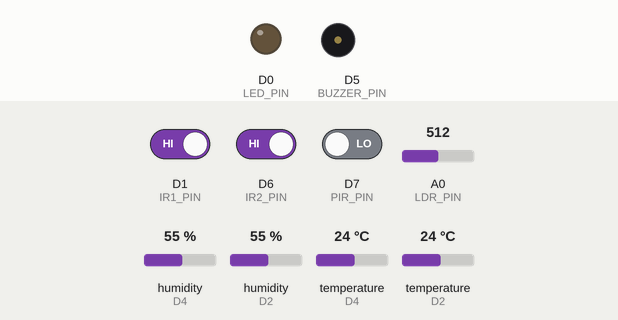
Bench run of a sketch on a simulated ESP8266 (NodeMCU). Parts: output pins drawn as LEDs (lit = HIGH), buzzer (waves = sounding, pin HIGH). Inputs (shaded band) come from the test bench; at power-on: humidity (sensors on D4, D2) 55 %, temperature (sensors on D2, D4) 24 °C, A0 (LDR_PIN) = 512, D7 (PIR_PIN) LOW, D1 (IR1_PIN) HIGH, D6 (IR2_PIN) HIGH. WiFi joins after 1.5 s; servers stay silent unless stated; uploads are accepted with an empty reply; what the sketch prints to the serial monitor is not drawn.

Above: at 5.7 s.
5.8 s: humidity (sensor on D4) set to 68 %
11.8 s: temperature (sensor on D2) set to 28 °C
15.3 s: A0 (LDR_PIN) set to 30
21.3 s: D7 (PIR_PIN) driven HIGH
24.3 s: humidity (sensor on D4) set to 88 %
At 25.22 s:
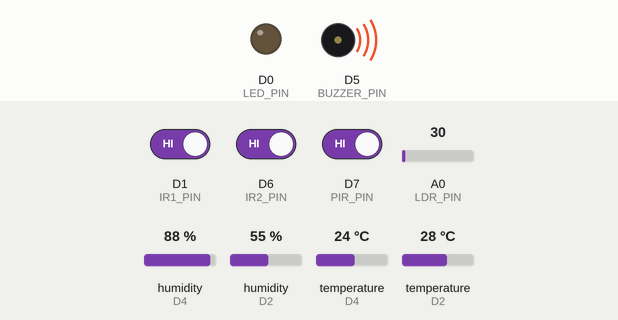
26.7 s: temperature (sensor on D4) set to 12 °C
Timing chart, 0 to 29.7 s (numbered marks = the images above; inputs shaded):
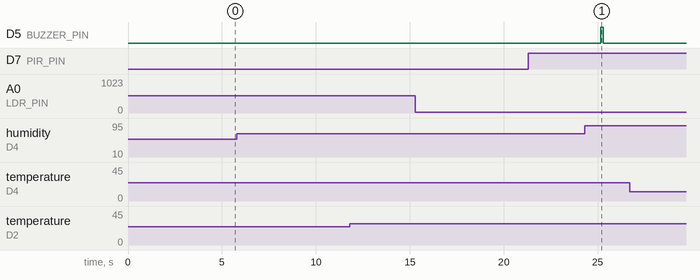

The sketch:

sketch_feb5b.ino
```cpp
#include <DHT.h>
#include <ESP8266WiFi.h>
#include <ESP8266HTTPClient.h>

// ================== WIFI CONFIG ==================
const char* ssid = "Myhotspot";
const char* password = "alexander007";
const char* serverURL = "http://10.165.141.186:5005/api/update";

WiFiClient wifiClient;
HTTPClient http;

// ================== PIN DEFINITIONS ==================
#define DHT_INDOOR_PIN D4    // Indoor temp/humidity
#define DHT_OUTDOOR_PIN D2   // Outdoor temp/humidity (BACK TO D2!)
#define PIR_PIN D7           // Motion sensor
#define BUZZER_PIN D5        // Alert buzzer
#define LDR_PIN A0           // Light sensor
#define LED_PIN D0           // Light control (PWM)
#define IR1_PIN D1           // Entry sensor (BACK TO D1!)
#define IR2_PIN D6           // Exit sensor

// ================== DHT SETUP ==================
#define DHTTYPE DHT22
DHT dhtIndoor(DHT_INDOOR_PIN, DHTTYPE);
DHT dhtOutdoor(DHT_OUTDOOR_PIN, DHTTYPE);

// ================== THRESHOLDS ==================
#define TEMP_HIGH 30.0
#define HUM_HIGH 70.0
#define MAX_LDR_VALUE 150

// ================== TIMING ==================
#define INACTIVITY_TIMEOUT 60000UL      // 1 minute
#define BUZZER_INTERVAL 10000UL         // 10 seconds
#define SEND_INTERVAL 1000UL            // 1 second (High-frequency update)
#define DHT_INTERVAL 2000UL             // 2 seconds
#define DIRECTION_WINDOW 1000UL         // 1 second
#define SERIAL_UPDATE_INTERVAL 3000UL   // 3 seconds

// ================== STATE VARIABLES ==================
bool roomActive = false;
bool buzzerMuted = false;
int peopleCount = 0;

unsigned long lastMotionTime = 0;
unsigned long lastBuzzerTime = 0;
unsigned long lastSendTime = 0;
unsigned long lastDHTRead = 0;
unsigned long lastSerialUpdate = 0;
unsigned long sequenceStartTime = 0;

float indoorTemp = 0;
float indoorHum = 0;
float outdoorTemp = 0;
float outdoorHum = 0;
int ldrValue = 0;

int targetBrightness = 0;
int currentBrightness = 0;
int fadeSpeed = 5;

enum IRState {
  IDLE,
  WAIT_FOR_IR2,
  WAIT_FOR_IR1
};
IRState currentIRState = IDLE;

// ================== HELPER FUNCTIONS ==================

void beepBuzzer() {
  digitalWrite(BUZZER_PIN, HIGH);
  delay(120);
  digitalWrite(BUZZER_PIN, LOW);
}

String getComfortStatus() {
  if (indoorTemp < 27 && indoorHum < 60) return "COMFORTABLE";
  if (indoorTemp < TEMP_HIGH && indoorHum < HUM_HIGH) return "WARNING";
  return "CRITICAL";
}

String getACStatus() {
  float delta = outdoorTemp - indoorTemp;

  if (delta > 8) return "EXCELLENT";
  if (delta > 5) return "GOOD";
  if (delta > 3) return "FAIR";
  return "POOR";
}

void printSerialDashboard() {
  Serial.println("\n");
  Serial.println("╔════════════════════════════════════════════════════════════╗");
  Serial.println("║           COMFORTSENSE - LIVE SYSTEM STATUS               ║");
  Serial.println("╚════════════════════════════════════════════════════════════╝");
  Serial.println();

  // Room Status
  Serial.println("┌─────────────────────────────────────────────────────────┐");
  Serial.println("│  ROOM STATUS                                            │");
  Serial.println("├─────────────────────────────────────────────────────────┤");
  Serial.print("│  Occupancy:      ");
  Serial.print(roomActive ? "🟢 OCCUPIED" : "⚪ VACANT");
  Serial.print("        People Count: ");
  Serial.print(peopleCount);
  for(int i = String(peopleCount).length(); i < 6; i++) Serial.print(" ");
  Serial.println("│");

  Serial.print("│  Lighting:       ");
  if (currentBrightness > 0) {
    int percent = map(currentBrightness, 0, 255, 0, 100);
    Serial.print("💡 ON (");
    Serial.print(percent);
    Serial.print("%)");
    if (percent < 10) Serial.print("  ");
    else if (percent < 100) Serial.print(" ");
  } else {
    Serial.print("🌙 OFF     ");
  }
  Serial.print("    LDR: ");
  Serial.print(ldrValue);
  for(int i = String(ldrValue).length(); i < 4; i++) Serial.print(" ");
  Serial.println("│");
  Serial.println("└─────────────────────────────────────────────────────────┘");
  Serial.println();

  // Environmental Data
  Serial.println("┌─────────────────────────────────────────────────────────┐");
  Serial.println("│  ENVIRONMENTAL CONDITIONS                               │");
  Serial.println("├─────────────────────────────────────────────────────────┤");
  Serial.print("│  🏠 INDOOR:      ");
  Serial.print(indoorTemp, 1);
  Serial.print("°C  |  ");
  Serial.print(indoorHum, 1);
  Serial.print("%  |  ");

  String status = getComfortStatus();
  Serial.print(status);
  for(int i = status.length(); i < 12; i++) Serial.print(" ");
  Serial.println("│");

  Serial.print("│  🌍 OUTDOOR:     ");
  Serial.print(outdoorTemp, 1);
  Serial.print("°C  |  ");
  Serial.print(outdoorHum, 1);
  Serial.print("%");
  for(int i = 0; i < 25; i++) Serial.print(" ");
  Serial.println("│");
  Serial.println("└─────────────────────────────────────────────────────────┘");
  Serial.println();

  // Analytics
  Serial.println("┌─────────────────────────────────────────────────────────┐");
  Serial.println("│  SYSTEM ANALYTICS                                       │");
  Serial.println("├─────────────────────────────────────────────────────────┤");

  float thermalDelta = outdoorTemp - indoorTemp;
  Serial.print("│  Thermal Delta:  ");
  Serial.print(thermalDelta, 1);
  Serial.print("°C  (");
  Serial.print(thermalDelta > 0 ? "Cooling" : "Heating");
  Serial.print(")");
  for(int i = 0; i < 20; i++) Serial.print(" ");
  Serial.println("│");

  Serial.print("│  AC Efficiency:  ");
  Serial.print(getACStatus());
  for(int i = getACStatus().length(); i < 42; i++) Serial.print(" ");
  Serial.println("│");

  Serial.print("│  Buzzer Status:  ");
  Serial.print(buzzerMuted ? "🔕 MUTED" : "🔔 ACTIVE");
  for(int i = 0; i < 38; i++) Serial.print(" ");
  Serial.println("│");
  Serial.println("└─────────────────────────────────────────────────────────┘");
  Serial.println();

  // Alerts
  if (status == "CRITICAL") {
    Serial.println("╔═════════════════════════════════════════════════════════╗");
    Serial.println("║  ⚠️  CRITICAL ALERT - ACTION REQUIRED                   ║");
    Serial.println("╚═════════════════════════════════════════════════════════╝");
    Serial.println();
  }

  // Smart Recommendations
  if (thermalDelta < 3 && outdoorTemp > 30 && roomActive) {
    Serial.println("💡 RECOMMENDATION: AC may be underperforming - check maintenance");
  }
  if (indoorTemp > outdoorTemp && outdoorTemp < 25 && roomActive) {
    Serial.println("💡 RECOMMENDATION: Outdoor is cooler - consider natural ventilation");
  }
  if (peopleCount == 0 && roomActive) {
    Serial.println("⚠️  WARNING: PIR detects motion but people count is 0");
  }

  Serial.println("───────────────────────────────────────────────────────────");
  Serial.print("⏰ Uptime: ");
  Serial.print(millis() / 1000);
  Serial.print("s  |  WiFi: ");
  Serial.println(WiFi.status() == WL_CONNECTED ? "✅ Connected" : "❌ Offline");
  Serial.println("═══════════════════════════════════════════════════════════\n");
}

// ================== SETUP ==================
void setup() {
  Serial.begin(115200);
  delay(1000);

  Serial.println("\n\n");
  Serial.println("╔════════════════════════════════════════════════════════════╗");
  Serial.println("║                 COMFORTSENSE IoT SYSTEM                   ║");
  Serial.println("║                    Initializing...                        ║");
  Serial.println("╚════════════════════════════════════════════════════════════╝");
  Serial.println();

  // Pin setup
  pinMode(PIR_PIN, INPUT);
  pinMode(IR1_PIN, INPUT);
  pinMode(IR2_PIN, INPUT);
  pinMode(BUZZER_PIN, OUTPUT);
  pinMode(LED_PIN, OUTPUT);

  digitalWrite(LED_PIN, LOW);
  digitalWrite(BUZZER_PIN, LOW);

  // Initialize sensors
  Serial.println("🔧 Initializing sensors...");
  dhtIndoor.begin();
  dhtOutdoor.begin();
  Serial.println("   ✅ DHT22 sensors ready");

  // WiFi connection
  Serial.println("🌐 Connecting to WiFi...");
  Serial.print("   SSID: ");
  Serial.println(ssid);

  WiFi.begin(ssid, password);
  int attempts = 0;
  while (WiFi.status() != WL_CONNECTED && attempts < 20) {
    delay(500);
    Serial.print(".");
    attempts++;
  }

  Serial.println();
  if (WiFi.status() == WL_CONNECTED) {
    Serial.println("   ✅ WiFi Connected!");
    Serial.print("   📡 IP Address: ");
    Serial.println(WiFi.localIP());
  } else {
    Serial.println("   ⚠️  WiFi connection failed - continuing in offline mode");
  }

  Serial.println();
  Serial.println("═══════════════════════════════════════════════════════════");
  Serial.println("              ✅ SYSTEM READY - Monitoring Started");
  Serial.println("═══════════════════════════════════════════════════════════");
  Serial.println();

  delay(2000);
}

// ================== MAIN LOOP ==================
void loop() {
  unsigned long currentTime = millis();

  // ===================================================
  // 1️⃣ LDR - ADAPTIVE BRIGHTNESS (Only if people present)
  // ===================================================
  int ldrTotal = 0;
  for(int i = 0; i < 10; i++) {
    ldrTotal += analogRead(LDR_PIN);
    delay(3);
  }
  ldrValue = ldrTotal / 10;

  // Calculate target brightness
  targetBrightness = 0;

  // ✅ LED only ON if BOTH dark AND people present
  if (peopleCount > 0 && ldrValue < MAX_LDR_VALUE) {
    // Room occupied AND dark → adaptive brightness
    targetBrightness = map(ldrValue, 0, MAX_LDR_VALUE, 255, 0);
    targetBrightness = constrain(targetBrightness, 0, 255);
  }
  // Otherwise: targetBrightness = 0 (lights OFF)

  // Smooth fade to target
  if (currentBrightness < targetBrightness) {
    currentBrightness += fadeSpeed;
    if (currentBrightness > targetBrightness) {
      currentBrightness = targetBrightness;
    }
  } else if (currentBrightness > targetBrightness) {
    currentBrightness -= fadeSpeed;
    if (currentBrightness < targetBrightness) {
      currentBrightness = targetBrightness;
    }
  }

  // Apply PWM to LED
  analogWrite(LED_PIN, currentBrightness);


  // Log brightness changes
  static int lastLoggedBrightness = -1;
  if (abs(currentBrightness - lastLoggedBrightness) > 15) {
    int percent = map(currentBrightness, 0, 255, 0, 100);
    Serial.print("💡 LED: ");
    Serial.print(percent);
    Serial.print("% (LDR: ");
    Serial.print(ldrValue);
    Serial.print(", People: ");
    Serial.print(peopleCount);
    Serial.println(")");
    lastLoggedBrightness = currentBrightness;
  }

  // ===================================================
  // 2️⃣ IR SENSORS - PEOPLE COUNTING
  // ===================================================
  int ir1 = digitalRead(IR1_PIN);
  int ir2 = digitalRead(IR2_PIN);

  switch (currentIRState) {
    case IDLE:
      if (ir1 == LOW) {
        currentIRState = WAIT_FOR_IR2;
        sequenceStartTime = currentTime;
      } else if (ir2 == LOW) {
        currentIRState = WAIT_FOR_IR1;
        sequenceStartTime = currentTime;
      }
      break;

    case WAIT_FOR_IR2:
      if (ir2 == LOW) {
        peopleCount++;
        Serial.print("🚶 ENTRY  →  Count: ");
        Serial.println(peopleCount);
        currentIRState = IDLE;
        delay(250);
      } else if (currentTime - sequenceStartTime > DIRECTION_WINDOW) {
        currentIRState = IDLE;
      }
      break;

    case WAIT_FOR_IR1:
      if (ir1 == LOW) {
        if (peopleCount > 0) {
          peopleCount--;
        }
        Serial.print("🚶 EXIT   →  Count: ");
        Serial.println(peopleCount);
        currentIRState = IDLE;
        delay(250);
      } else if (currentTime - sequenceStartTime > DIRECTION_WINDOW) {
        currentIRState = IDLE;
      }
      break;
  }

  // ===================================================
  // 3️⃣ PIR - MOTION DETECTION
  // ===================================================
  if (digitalRead(PIR_PIN) == HIGH) {
    lastMotionTime = currentTime;
    if (!roomActive) {
      roomActive = true;
      Serial.println("🟢 PIR → Room OCCUPIED");
    }
  }

  // Inactivity timeout
  if (peopleCount == 0 && (currentTime - lastMotionTime > INACTIVITY_TIMEOUT)) {
    if (roomActive) {
      roomActive = false;
      Serial.println("⚪ Room VACANT - Systems OFF");
    }
  }

  // ===================================================
  // 4️⃣ DHT22 - TEMPERATURE & HUMIDITY
  // ===================================================
  if (currentTime - lastDHTRead >= DHT_INTERVAL) {
    float tempIn = dhtIndoor.readTemperature();
    float humIn = dhtIndoor.readHumidity();
    float tempOut = dhtOutdoor.readTemperature();
    float humOut = dhtOutdoor.readHumidity();

    if (!isnan(tempIn) && !isnan(humIn) && !isnan(tempOut) && !isnan(humOut)) {
      indoorTemp = tempIn;
      indoorHum = humIn;
      outdoorTemp = tempOut;
      outdoorHum = humOut;

      // Buzzer alert for high humidity
      if (indoorHum >= HUM_HIGH && !buzzerMuted && roomActive) {
        if (currentTime - lastBuzzerTime >= BUZZER_INTERVAL) {
          Serial.println("🚨 HIGH HUMIDITY ALERT");
          beepBuzzer();
          lastBuzzerTime = currentTime;
        }
      }

      // Reset mute if conditions normalize
      if (indoorHum < HUM_HIGH) {
        buzzerMuted = false;
      }
    }

    lastDHTRead = currentTime;
  }

  // ===================================================
  // 5️⃣ SERIAL DASHBOARD
  // ===================================================
  if (currentTime - lastSerialUpdate >= SERIAL_UPDATE_INTERVAL) {
    printSerialDashboard();
    lastSerialUpdate = currentTime;
  }

  // ===================================================
  // 6️⃣ SEND TO FLASK (Uncomment when ready)
  // ===================================================

  if (currentTime - lastSendTime >= SEND_INTERVAL) {
    if (WiFi.status() == WL_CONNECTED) {
      String payload = "{";
      payload += "\"indoor_temp\":" + String(indoorTemp, 1) + ",";
      payload += "\"indoor_hum\":" + String(indoorHum, 1) + ",";
      payload += "\"outdoor_temp\":" + String(outdoorTemp, 1) + ",";
      payload += "\"outdoor_hum\":" + String(outdoorHum, 1) + ",";
      payload += "\"light\":" + String(ldrValue) + ",";
      payload += "\"brightness\":" + String(map(currentBrightness, 0, 255, 0, 100)) + ",";
      payload += "\"motion\":" + String(roomActive ? 1 : 0) + ",";
      payload += "\"people\":" + String(peopleCount) + ",";
      payload += "\"occupancy\":\"" + String(roomActive ? "occupied" : "vacant") + "\"";
      payload += "}";

      http.begin(wifiClient, serverURL);
      http.addHeader("Content-Type", "application/json");
      int httpCode = http.POST(payload);

      if (httpCode > 0) {
        Serial.printf("📡 Flask: %d\n", httpCode);
      }

      http.end();
    }
    lastSendTime = currentTime;
  }


  delay(10);
}
```

Measured:
- after the input at 5.8 s, every drawn part: stays the same
- after the input at 11.8 s, every drawn part: stays the same
- after the input at 15.3 s, every drawn part: stays the same
- after the input at 21.3 s, every drawn part: stays the same
- after the input at 24.3 s, D5 (BUZZER_PIN): LOW → HIGH after 0.86 s, → LOW 0.12 s later
- after the input at 26.7 s, every drawn part: stays the same
